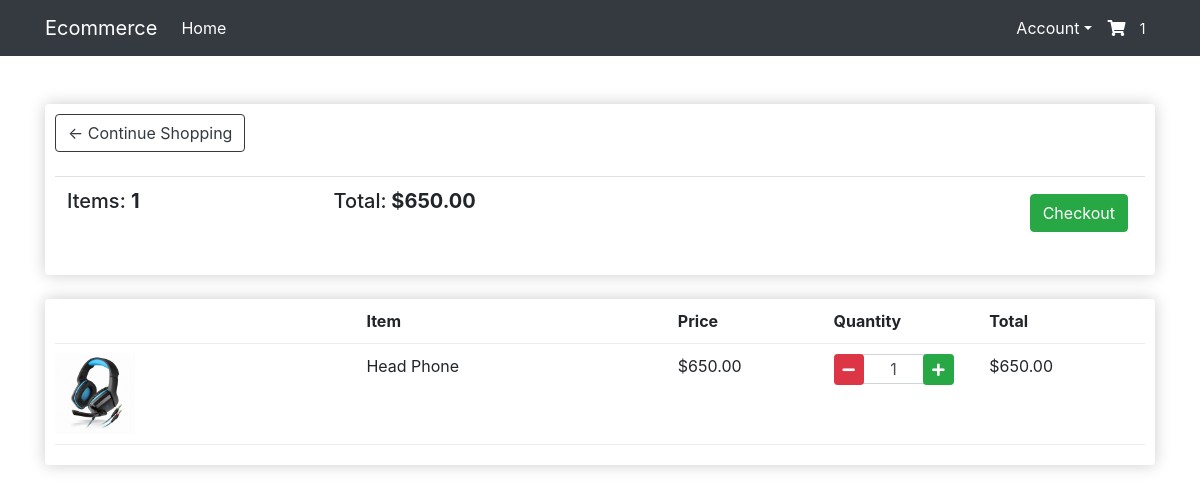
The app's page /cart/ (signed in) with its own data.
### store/models.py (models this page shows, shortened)
class Order(models.Model):
    customer = models.ForeignKey(Customer, on_delete=models.SET_NULL, blank=True, null=True)
    date_ordered = models.DateTimeField(auto_now_add=True)
    complete = models.BooleanField(default=False, null=True, blank=False)
    transaction_id = models.CharField(max_length=200, null=True)
    @property
    def get_cart_total(self):
        orderItems = self.orderitem_set.all()
        total = sum([item.get_total for item in orderItems])
        return total
    @property
    def get_cart_items(self):
        orderItems = self.orderitem_set.all()
        total = sum([item.quantity for item in orderItems])
        return total

class OrderItem(models.Model):
    product = models.ForeignKey(Product, on_delete=models.SET_NULL, null=True)
    order = models.ForeignKey(Order, on_delete=models.SET_NULL, null=True)
    quantity = models.IntegerField(default=0, null=True, blank=True)
    date_added = models.DateTimeField(auto_now_add=True)
    @property
    def get_total(self):
        total = self.product.price * self.quantity
        return total

class Product(models.Model):
    name = models.CharField(max_length=200, null=True)
    price = models.DecimalField(max_digits=7, decimal_places=2)
    digital = models.BooleanField(default=False, null=True, blank=False)
    image = models.ImageField(null=True, blank=True)
    @property
    def imageUrl(self):
        try:
            url = self.image.url
        except:
            url = ''
        return url

### store/views.py (the view)
# urls.py: path('cart/', views.cart, name="cart"),
def cart(request):
    data = cartData(request)
    cartItems = data['cartItems']
    order = data['order']
    items = data['items']
    context = {'items':items, 'order':order, 'cartItems': cartItems}
    return render(request, 'store/cart.html', context)

### store/utils.py (called while the page is built)
def cartData(request):
    if request.user.is_authenticated:
        customer = request.user.customer
        order, created = Order.objects.get_or_create(customer=customer, complete=False)
        items = order.orderitem_set.all()
        cartItems = order.get_cart_items
    else:
        cookieData = cookieCart(request)
        cartItems = cookieData['cartItems']
        order = cookieData['order']
        items = cookieData['items']
    return {'cartItems':cartItems,'order':order,'items':items}

### store/templates/store/cart.html
{% extends 'store/main.html' %}
{% load static %}
{% block content %}
    <div class="row">
        <div class="col-lg-12">
            <div class="box-element">
                <a class="btn btn-outline-dark" href="{% url 'store' %}">&#x2190; Continue Shopping</a>
                <br>
                <br>
                <table class="table">
                    <tr>
                        <th><h5>Items: <strong>{{ order.get_cart_items }}</strong></h5></th>
                        <th><h5>Total:<strong> ${{ order.get_cart_total|floatformat:2 }}</strong></h5></th>
                        <th>
                            <a style="float:right; margin:5px;" class="btn btn-success" href="{% url 'checkout' %}">Checkout</a>
                        </th>
                    </tr>
                </table>
            </div>
            <br>
            <div class="box-element">
                <div class="cart-row">
                    <div style="flex:2"></div>
                    <div style="flex:2"><strong>Item</strong></div>
                    <div style="flex:1"><strong>Price</strong></div>
                    <div style="flex:1"><strong>Quantity</strong></div>
                    <div style="flex:1"><strong>Total</strong></div>
                </div>
                {% for item in items %}
                    <div class="cart-row">
                        <div style="flex:2"><img class="img-fluid" src="{{ item.product.imageUrl }}" width="80"></div>
                        <div style="flex:2"><p>{{ item.product.name }}</p></div>
                        <div style="flex:1"><p>${{ item.product.price|floatformat:2 }}</p></div>
                        <div style="flex:1">
                            <div class="input-group number-spinner">
                                <span class="input-group-btn">
                                    <button class="btn btn-sm btn-danger chg-quantity update-cart"
                                            data-product="{{ item.product.id }}"
                                            data-action="remove"
                                            data-dir="dwn">
                                        <i class="fas fa-minus"></i>
                                    </button>
                                </span>
                                <input type="text" class="form-control text-center" value="{{ item.quantity }}">
                                <span class="input-group-btn">
                                    <button class="btn btn-sm btn-success chg-quantity update-cart"
                                            data-product="{{ item.product.id }}"
                                            data-action="add"
                                            data-dir="up">
                                        <i class="fas fa-plus"></i>
                                    </button>
                                </span>
                            </div>
                        </div>
                        <div style="flex:1"><p>${{ item.get_total }}</p></div>
                    </div>
                {% endfor %}
            </div>
        </div>
    </div>
{% endblock content %}

### static/css/main.css (style rules this page uses)
.box-element { box-shadow: hsl(0, 0%, 80%) 0 0 16px; background-color: #fff; border-radius: 4px; padding: 10px; }
.cart-row { display: flex; align-items: flex-stretch; padding-bottom: 10px; margin-bottom: 10px; border-bottom: 1px solid #ececec; }
.chg-quantity { cursor: pointer; transition: .1s; position: relative !important; z-index: 2; }
.number-spinner { width: 120px; }
.number-spinner input { height: 30px; margin: 0 -2px; position: relative !important; z-index: 1; }

### records on screen
Order: get_cart_items "1", get_cart_total "650.00"
OrderItem: product.imageUrl (picture), product.name "Head Phone", product.price "650.00", quantity "1", get_total "650.00"

### other values on screen
{{ cartItems }} "1"
